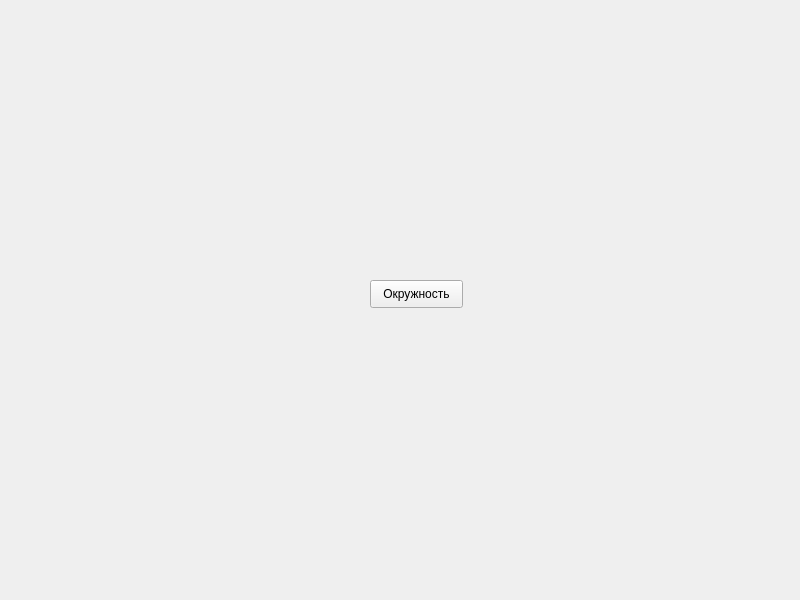
<?xml version="1.0" encoding="UTF-8"?>
<ui version="4.0">
 <class>Form</class>
 <widget class="QWidget" name="Form">
  <property name="geometry">
   <rect>
    <x>0</x>
    <y>0</y>
    <width>800</width>
    <height>600</height>
   </rect>
  </property>
  <property name="windowTitle">
   <string>Form</string>
  </property>
  <widget class="QPushButton" name="pshb">
   <property name="geometry">
    <rect>
     <x>370</x>
     <y>280</y>
     <width>93</width>
     <height>28</height>
    </rect>
   </property>
   <property name="text">
    <string>Окружность</string>
   </property>
  </widget>
 </widget>
 <resources/>
 <connections/>
</ui>
